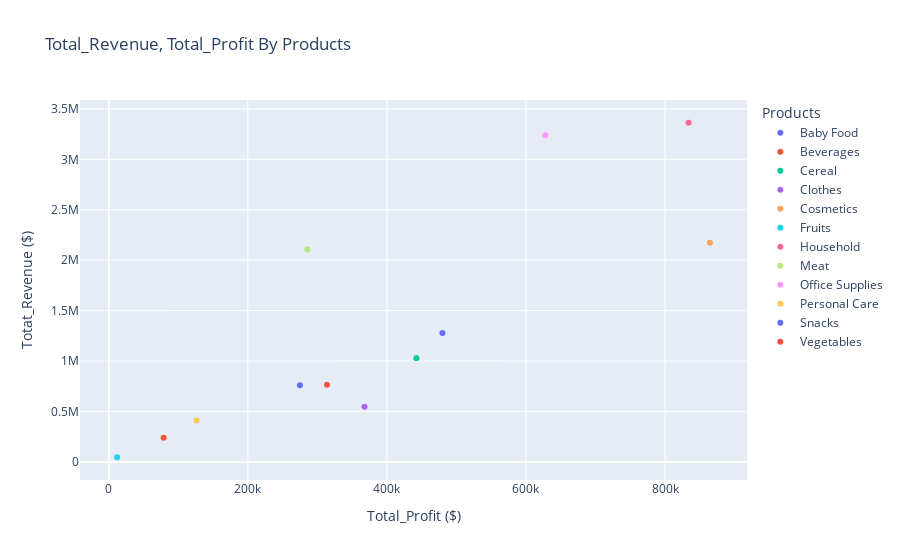

The notebook cell saved with this chart:
### Markdown cell above
### Question6:What are the relationship between revenue and profit by products

### Code cell
product_relationship = sales_filter.loc[:,["Products","Total_Profit","Total_Revenue"]]
product_relationship = product_relationship.groupby(['Products'], as_index=False).mean()
fig = px.scatter(product_relationship,
           x="Total_Profit",
           y="Total_Revenue",
           color="Products",
           labels={"Total_Profit":"Total_Profit ($)","Total_Revenue":"Totat_Revenue ($)"},
           title="Total_Revenue, Total_Profit By Products")
fig.show()

### Figure 1 — Plotly figure (JSON) as saved in the notebook; plotly's stock layout.template omitted (floating-point values rounded to 4 significant figures)
{"data": [{"hovertemplate": "Products=Baby Food<br>Total_Profit ($)=%{x}<br>Totat_Revenue ($)=%{y}<extra></extra>", "legendgroup": "Baby Food", "marker": {"color": "#636efa", "symbol": "circle"}, "mode": "markers", "name": "Baby Food", "orientation": "v", "showlegend": true, "type": "scatter", "x": [479800.0], "xaxis": "x", "y": [1278000.0], "yaxis": "y"}, {"hovertemplate": "Products=Beverages<br>Total_Profit ($)=%{x}<br>Totat_Revenue ($)=%{y}<extra></extra>", "legendgroup": "Beverages", "marker": {"color": "#EF553B", "symbol": "circle"}, "mode": "markers", "name": "Beverages", "orientation": "v", "showlegend": true, "type": "scatter", "x": [78930.0], "xaxis": "x", "y": [239200.0], "yaxis": "y"}, {"hovertemplate": "Products=Cereal<br>Total_Profit ($)=%{x}<br>Totat_Revenue ($)=%{y}<extra></extra>", "legendgroup": "Cereal", "marker": {"color": "#00cc96", "symbol": "circle"}, "mode": "markers", "name": "Cereal", "orientation": "v", "showlegend": true, "type": "scatter", "x": [442400.0], "xaxis": "x", "y": [1027000.0], "yaxis": "y"}, {"hovertemplate": "Products=Clothes<br>Total_Profit ($)=%{x}<br>Totat_Revenue ($)=%{y}<extra></extra>", "legendgroup": "Clothes", "marker": {"color": "#ab63fa", "symbol": "circle"}, "mode": "markers", "name": "Clothes", "orientation": "v", "showlegend": true, "type": "scatter", "x": [367800.0], "xaxis": "x", "y": [547300.0], "yaxis": "y"}, {"hovertemplate": "Products=Cosmetics<br>Total_Profit ($)=%{x}<br>Totat_Revenue ($)=%{y}<extra></extra>", "legendgroup": "Cosmetics", "marker": {"color": "#FFA15A", "symbol": "circle"}, "mode": "markers", "name": "Cosmetics", "orientation": "v", "showlegend": true, "type": "scatter", "x": [864500.0], "xaxis": "x", "y": [2174000.0], "yaxis": "y"}, {"hovertemplate": "Products=Fruits<br>Total_Profit ($)=%{x}<br>Totat_Revenue ($)=%{y}<extra></extra>", "legendgroup": "Fruits", "marker": {"color": "#19d3f3", "symbol": "circle"}, "mode": "markers", "name": "Fruits", "orientation": "v", "showlegend": true, "type": "scatter", "x": [11980.0], "xaxis": "x", "y": [46390.0], "yaxis": "y"}, {"hovertemplate": "Products=Household<br>Total_Profit ($)=%{x}<br>Totat_Revenue ($)=%{y}<extra></extra>", "legendgroup": "Household", "marker": {"color": "#FF6692", "symbol": "circle"}, "mode": "markers", "name": "Household", "orientation": "v", "showlegend": true, "type": "scatter", "x": [833900.0], "xaxis": "x", "y": [3363000.0], "yaxis": "y"}, {"hovertemplate": "Products=Meat<br>Total_Profit ($)=%{x}<br>Totat_Revenue ($)=%{y}<extra></extra>", "legendgroup": "Meat", "marker": {"color": "#B6E880", "symbol": "circle"}, "mode": "markers", "name": "Meat", "orientation": "v", "showlegend": true, "type": "scatter", "x": [285600.0], "xaxis": "x", "y": [2107000.0], "yaxis": "y"}, {"hovertemplate": "Products=Office Supplies<br>Total_Profit ($)=%{x}<br>Totat_Revenue ($)=%{y}<extra></extra>", "legendgroup": "Office Supplies", "marker": {"color": "#FF97FF", "symbol": "circle"}, "mode": "markers", "name": "Office Supplies", "orientation": "v", "showlegend": true, "type": "scatter", "x": [627800.0], "xaxis": "x", "y": [3238000.0], "yaxis": "y"}, {"hovertemplate": "Products=Personal Care<br>Total_Profit ($)=%{x}<br>Totat_Revenue ($)=%{y}<extra></extra>", "legendgroup": "Personal Care", "marker": {"color": "#FECB52", "symbol": "circle"}, "mode": "markers", "name": "Personal Care", "orientation": "v", "showlegend": true, "type": "scatter", "x": [126300.0], "xaxis": "x", "y": [411800.0], "yaxis": "y"}, {"hovertemplate": "Products=Snacks<br>Total_Profit ($)=%{x}<br>Totat_Revenue ($)=%{y}<extra></extra>", "legendgroup": "Snacks", "marker": {"color": "#636efa", "symbol": "circle"}, "mode": "markers", "name": "Snacks", "orientation": "v", "showlegend": true, "type": "scatter", "x": [274900.0], "xaxis": "x", "y": [760800.0], "yaxis": "y"}, {"hovertemplate": "Products=Vegetables<br>Total_Profit ($)=%{x}<br>Totat_Revenue ($)=%{y}<extra></extra>", "legendgroup": "Vegetables", "marker": {"color": "#EF553B", "symbol": "circle"}, "mode": "markers", "name": "Vegetables", "orientation": "v", "showlegend": true, "type": "scatter", "x": [313800.0], "xaxis": "x", "y": [765700.0], "yaxis": "y"}], "layout": {"legend": {"title": {"text": "Products"}, "tracegroupgap": 0}, "title": {"text": "Total_Revenue, Total_Profit By Products"}, "xaxis": {"anchor": "y", "domain": [0, 1], "title": {"text": "Total_Profit ($)"}}, "yaxis": {"anchor": "x", "domain": [0, 1], "title": {"text": "Totat_Revenue ($)"}}}}
